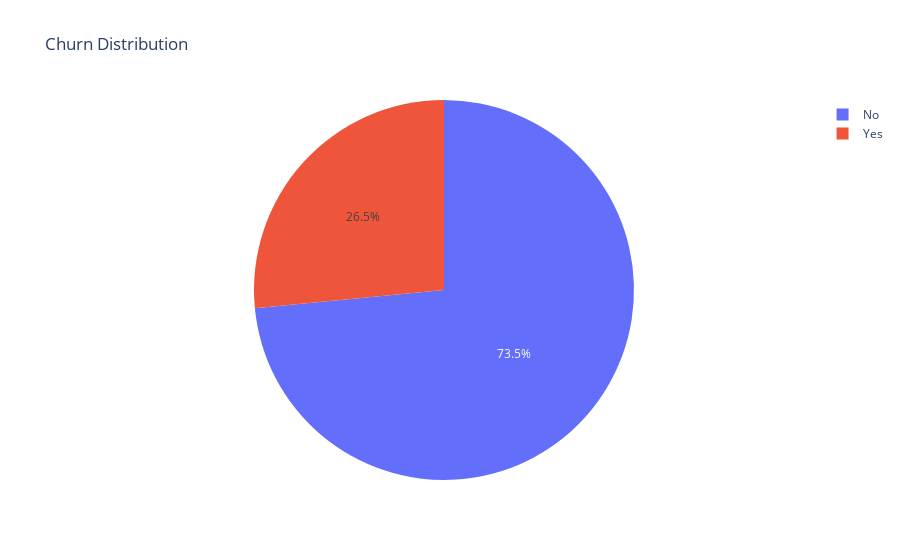

The notebook cell saved with this chart:
### Code cell
# Distribution of 'Monthly Charges'
plt.figure(figsize=(8, 6))
sns.histplot(df['Monthly Charges'], kde=True)
plt.title('Distribution of Monthly Charges')
plt.xlabel('Monthly Charges')
plt.ylabel('Frequency')
plt.show()

# Boxplot of 'Total Charges' based on 'Churn'
plt.figure(figsize=(8, 6))
sns.boxplot(x='Churn Label', y='Total Charges', data=df)
plt.title('Total Charges by Churn')
plt.xlabel('Churn')
plt.ylabel('Total Charges')
plt.show()

# Example with Plotly Express - Pie chart of 'Churn' distribution
churn_counts = df['Churn Label'].value_counts().reset_index()
churn_counts.columns = ['Churn Label', 'Count']
fig = px.pie(churn_counts, values='Count', names='Churn Label', title='Churn Distribution')
fig.show()

### Figure 1 — Plotly figure (JSON) as saved in the notebook; plotly's stock layout.template omitted (floating-point values rounded to 4 significant figures)
{"data": [{"domain": {"x": [0, 1], "y": [0, 1]}, "hovertemplate": "Churn Label=%{label}<br>Count=%{value}<extra></extra>", "labels": ["No", "Yes"], "legendgroup": "", "name": "", "showlegend": true, "type": "pie", "values": [5174, 1869]}], "layout": {"autosize": true, "legend": {"tracegroupgap": 0}, "title": {"text": "Churn Distribution"}}}
